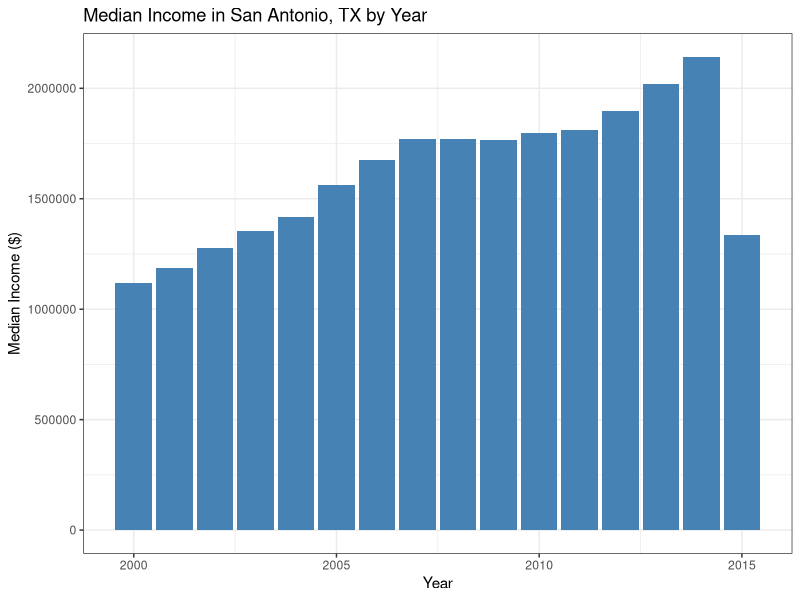
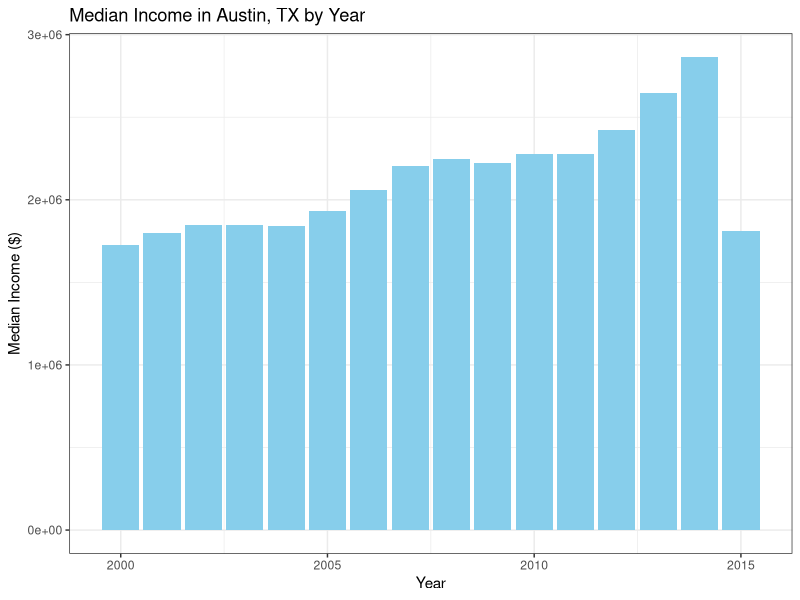
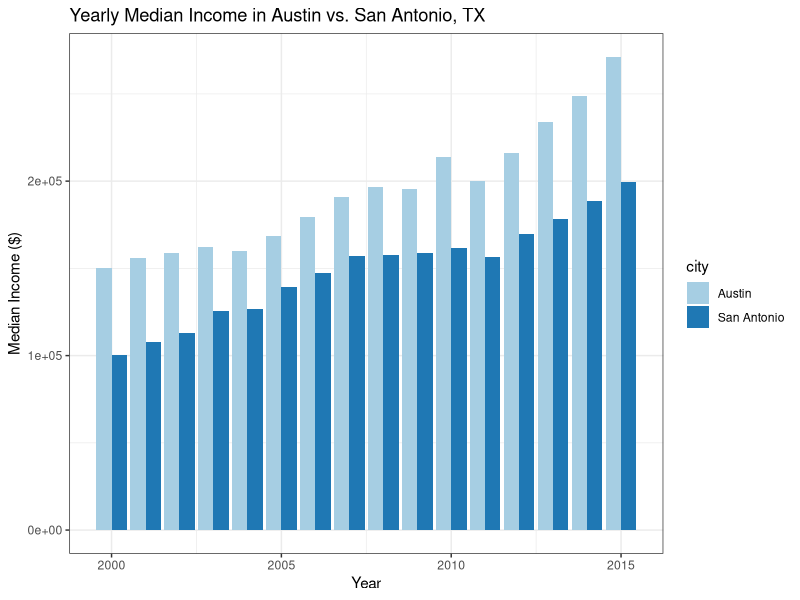

Here is the R script that generated these plots, in order:
## ---- chunk 1
library(ggplot2) # load ggplot2 package first
?txhousing # more information about the data set
str(txhousing) # structure of txhousing
## ---- chunk 2
txhousing_San_Antonio <- subset(txhousing, txhousing$city=="San Antonio")
ggplot(data=txhousing_San_Antonio, aes(x=year, y=median)) +
  geom_bar(stat="identity", fill="steelblue") +
  labs(x="Year",y="Median Income ($)",title="Median Income in San Antonio, TX by Year")+
  theme_bw()
## ---- chunk 3
txhousing_Austin <- subset(txhousing, txhousing$city=="Austin")
ggplot(data=txhousing_Austin, aes(x=year, y=median)) +
  geom_bar(stat="identity", fill="skyblue") +
  labs(x="Year",y="Median Income ($)",title="Median Income in Austin, TX by Year")+
  theme_bw()
## ---- chunk 4
txhousing_Two_Cities <- subset(txhousing, txhousing$city=="San Antonio"|txhousing$city=="Austin")
ggplot(data=txhousing_Two_Cities,aes(x=year,y=median,fill=city)) +
  geom_bar(stat="identity",position = position_dodge()) +
  labs(x="Year",y="Median Income ($)",title="Yearly Median Income in Austin vs. San Antonio, TX") +
  scale_fill_brewer(palette="Paired") +
  theme_bw()
